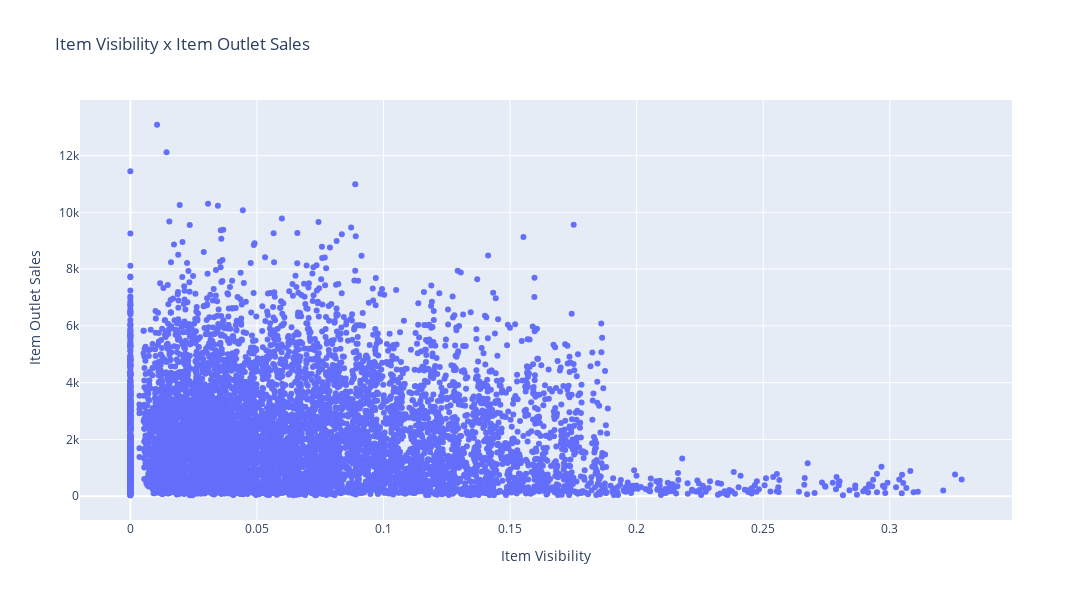

Notebook code cell kept with this figure:
### Code cell
df_scatter = df_train_raw[['Item_Visibility', 'Item_Outlet_Sales']]

fig = go.Figure()

fig.add_trace(go.Scatter(
    x=df_scatter['Item_Visibility'],
    y=df_scatter['Item_Outlet_Sales'],
    mode='markers',
    name='Item Weight x Item Outlet Sales'
))

fig.update_layout(
        title=f'<span>Item Visibility x Item Outlet Sales</span>', 
        autosize=False,
        width=1200,
        height=600,
        xaxis=dict(title=f'<span>Item Visibility</span>'),
        yaxis=dict(title=f'<span> Item Outlet Sales</span>')
    )

fig.show()

### Figure 1 — Plotly figure (JSON) as saved in the notebook; plotly's stock layout.template omitted (floating-point values rounded to 4 significant figures; data arrays with more than 128 entries replaced by an {"elided": "..."} marker saying what was removed)
{"data": [{"mode": "markers", "name": "Item Weight x Item Outlet Sales", "type": "scatter", "x": {"elided": "8523 float values"}, "y": {"elided": "8523 float values"}}], "layout": {"autosize": false, "height": 600, "title": {"text": "<span>Item Visibility x Item Outlet Sales</span>"}, "width": 1200, "xaxis": {"title": {"text": "<span>Item Visibility</span>"}}, "yaxis": {"title": {"text": "<span> Item Outlet Sales</span>"}}}}
